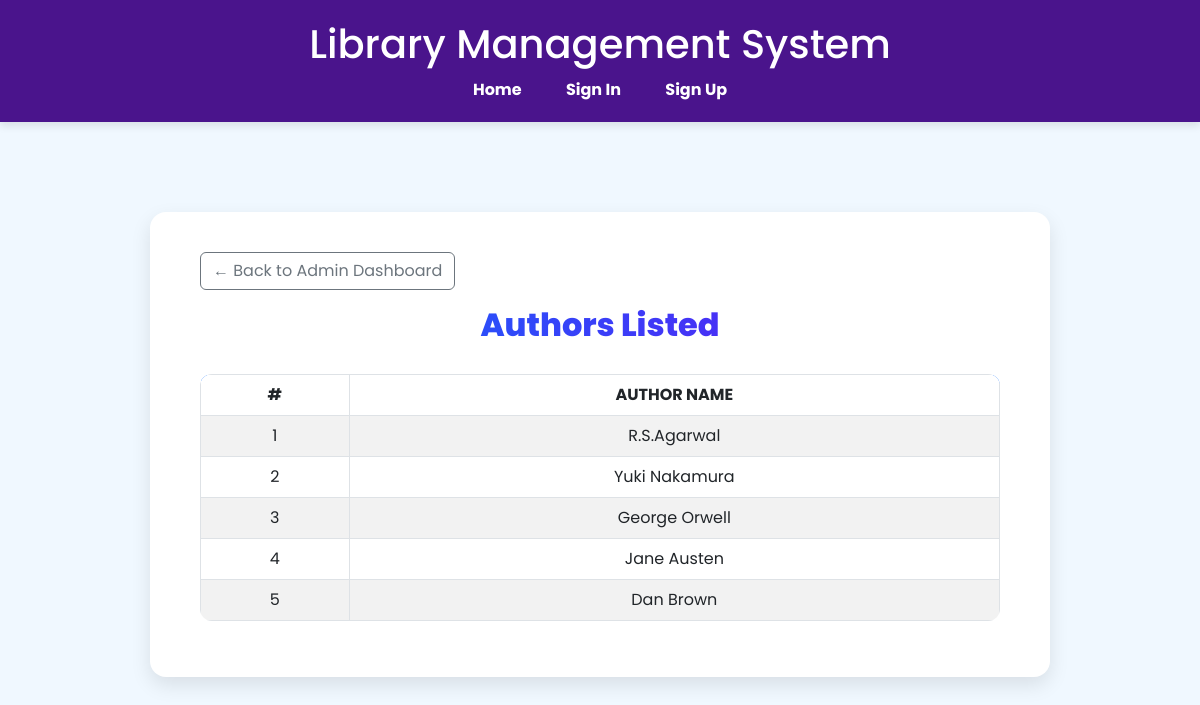
Before: /authors-listed/ (signed in) with the older database file.
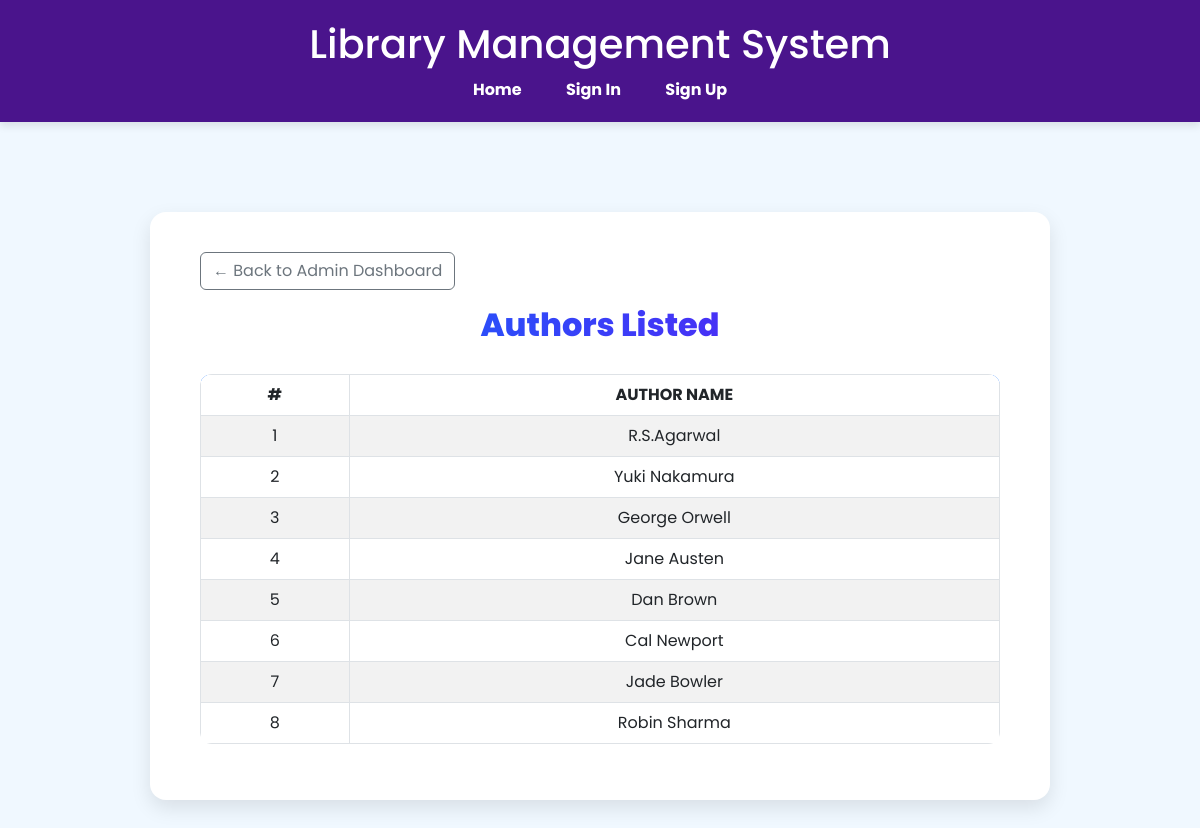
After: the same page with the newer database file.
### base/models.py (models this page shows, shortened)
class Author(models.Model):
    name = models.CharField(max_length=100, unique=True)

### base/views.py (the view)
# urls.py: path('authors-listed/', views.authors_listed, name='authors_listed'),
@login_required
def authors_listed(request):
    authors = Author.objects.all()
    return render(request, 'base/authors_listed.html', {'authors': authors})

### base/templates/base/authors_listed.html (shortened to what this page needs)
{% extends 'base/base.html' %}
{% load static %}
{% block content %}
<div class="authors-card">
    <div class="d-flex justify-content-start mb-3">
    <a href="{% url 'dashboard' %}" class="btn btn-outline-secondary">
        ← Back to Admin Dashboard
    </a>
</div>
    <h2 class="authors-title">Authors Listed</h2>
    <table class="table table-bordered table-striped">
        <thead>
            <tr>
                <th>#</th>
                <th>Author Name</th>
            </tr>
        </thead>
        <tbody>
            {% for author in authors %}
            <tr>
                <td>{{ forloop.counter }}</td>
                <td>{{ author.name }}</td>
            </tr>
            {% empty %}
            <tr>
                <td colspan="2" class="text-center no-authors">No authors found.</td>
            </tr>
            {% endfor %}
        </tbody>
    </table>
</div>
{% endblock %}

Changed rows visible on the page:
added Author: name "Cal Newport"
added Author: name "Jade Bowler"
added Author: name "Robin Sharma"
